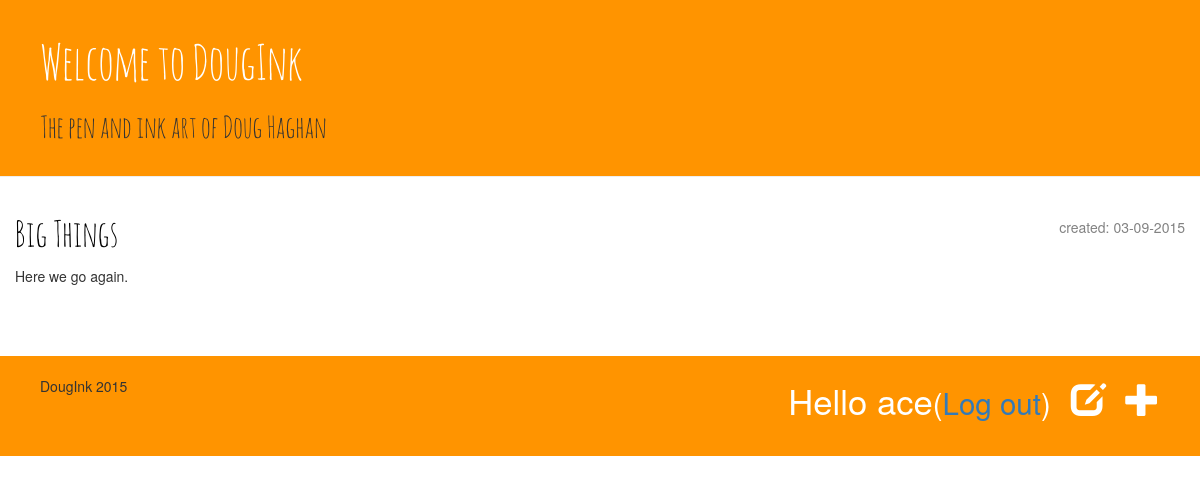
Page /drafts/ (signed in) on the committed database.
### blog/models.py (models this page shows, shortened)
class Post(models.Model):
    author = models.ForeignKey('auth.User')
    title = models.CharField(max_length=255)
    text = models.TextField()
    created_date = models.DateTimeField(
            default=timezone.now)
    published_date = models.DateTimeField(
            blank=True, null=True)

### blog/views.py (the view)
# urls.py: url(r'^drafts/$', views.post_draft_list, name='post_draft_list'),
@login_required
def post_draft_list(request):
    posts = Post.objects.filter(published_date__isnull=True).order_by('created_date')
    return render(request, 'blog/post_draft_list.html', {'posts': posts})

### blog/templates/blog/post_draft_list.html
{% extends "blog/base.html" %}
{% block content %}
    {% for post in posts %}
        <div class="post">
            <p class="date">created: {{ post.created_date|date:"d-m-Y" }}</p>
            <h1><a href="{% url "blog.views.post_detail" pk=post.pk %}">{{ post.title }}</a></h1>
            <p>{{ post.text|truncatechars:200 }}</p>
        </div>
    {% endfor %}
{% endblock %}

### blog/templates/blog/base.html (shortened to what this page needs)
{% load staticfiles %}
<!DOCTYPE html>
<html lang="en">
<head>
	<link rel="stylesheet" href="//maxcdn.bootstrapcdn.com/bootstrap/3.2.0/css/bootstrap.min.css">
	<link rel="stylesheet" href="//maxcdn.bootstrapcdn.com/bootstrap/3.2.0/css/bootstrap-theme.min.css">
	<link rel="stylesheet" href="{% static 'css/style.css' %}">
</head>
<body>
	<div class="page-header">
	    <h1><a href="/">Welcome to DougInk</a></h1>
	    <h2>The pen and ink art of Doug Haghan</h2>
	</div>
	<div class="container">
	   <div class="row">
	        {% block content %}
			{% endblock %}
	    </div>
	</div>
	<footer>
		<div class="row">
			<div class="col-md-2 col-sm-2">
				<p>DougInk {% now "Y" %}</p>
			</div>
			<div class="col-md-10 col-sm-10">
				{% if user.is_authenticated %}
			        <a href="{% url "post_new" %}" class="top-menu"><span class="glyphicon glyphicon-plus"></span></a>
			        <a href="{% url "post_draft_list" %}" class="top-menu"><span class="glyphicon glyphicon-edit"></span></a>
			        <p class="top-menu">Hello {{ user.username }}<small>(<a href="{% url "django.contrib.auth.views.logout" %}">Log out</a>)</small></p>
		        {% else %}
		        	<a href="{% url "django.contrib.auth.views.login" %}" class="top-menu"><span class="glyphicon glyphicon-lock"></span></a>
		        {% endif %}
		    </div>
	    </div>
	</footer>
</body>
</html>

### blog/static/css/style.css (style rules this page uses)
.page-header, footer { background-color: #ff9400; margin-top: 0; padding: 20px 20px 20px 40px; }
.page-header h1, .page-header h1 a, .page-header h1 a:visited, .page-header h1 a:active { color: #ffffff; font-size: 36pt; text-decoration: none; }
h1, h2, h3, h4 { font-family: 'amatic_scregular', sans-serif; }
.date { float: right; color: #828282; }
.top-menu, .top-menu:hover, .top-menu:visited { color: #ffffff; float: right; font-size: 26pt; margin-right: 20px; }
.post { margin-bottom: 70px; }
.post h1 a, .post h1 a:visited { color: #000000; }

### rows in the picture
Post: created_date "03-09-2015", title "Big Things", text "Here we go again."

### other values in the picture
{{ user.username }} "ace"
